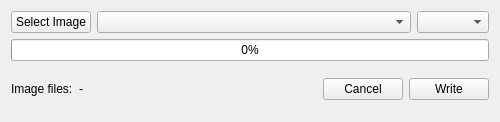
<?xml version="1.0" encoding="UTF-8"?>
<ui version="4.0">
 <class>centralwidget</class>
 <widget class="QWidget" name="centralwidget">
  <property name="geometry">
   <rect>
    <x>0</x>
    <y>0</y>
    <width>500</width>
    <height>122</height>
   </rect>
  </property>
  <property name="windowTitle">
   <string>Form</string>
  </property>
  <layout class="QVBoxLayout" name="verticalLayout">
   <item>
    <layout class="QHBoxLayout" name="horizontalLayout">
     <item>
      <widget class="QPushButton" name="pushButton_open">
       <property name="text">
        <string>Select Image</string>
       </property>
      </widget>
     </item>
     <item>
      <widget class="QComboBox" name="comboBox_devices">
       <property name="sizePolicy">
        <sizepolicy hsizetype="Expanding" vsizetype="Fixed">
         <horstretch>0</horstretch>
         <verstretch>0</verstretch>
        </sizepolicy>
       </property>
      </widget>
     </item>
     <item>
      <widget class="QComboBox" name="comboBox_buffers"/>
     </item>
    </layout>
   </item>
   <item>
    <widget class="QProgressBar" name="progressBar">
     <property name="value">
      <number>0</number>
     </property>
    </widget>
   </item>
   <item>
    <layout class="QHBoxLayout" name="horizontalLayout_2">
     <item>
      <widget class="QLabel" name="label_source">
       <property name="text">
        <string>Image files:</string>
       </property>
      </widget>
     </item>
     <item>
      <widget class="QLabel" name="label_srcpath">
       <property name="sizePolicy">
        <sizepolicy hsizetype="Expanding" vsizetype="MinimumExpanding">
         <horstretch>0</horstretch>
         <verstretch>0</verstretch>
        </sizepolicy>
       </property>
       <property name="text">
        <string>-</string>
       </property>
       <property name="scaledContents">
        <bool>false</bool>
       </property>
       <property name="wordWrap">
        <bool>true</bool>
       </property>
       <property name="margin">
        <number>6</number>
       </property>
      </widget>
     </item>
     <item>
      <widget class="QPushButton" name="pushButton_cancel">
       <property name="text">
        <string>Cancel</string>
       </property>
      </widget>
     </item>
     <item>
      <widget class="QPushButton" name="pushButton_write">
       <property name="text">
        <string>Write</string>
       </property>
      </widget>
     </item>
    </layout>
   </item>
  </layout>
 </widget>
 <resources/>
 <connections/>
</ui>
